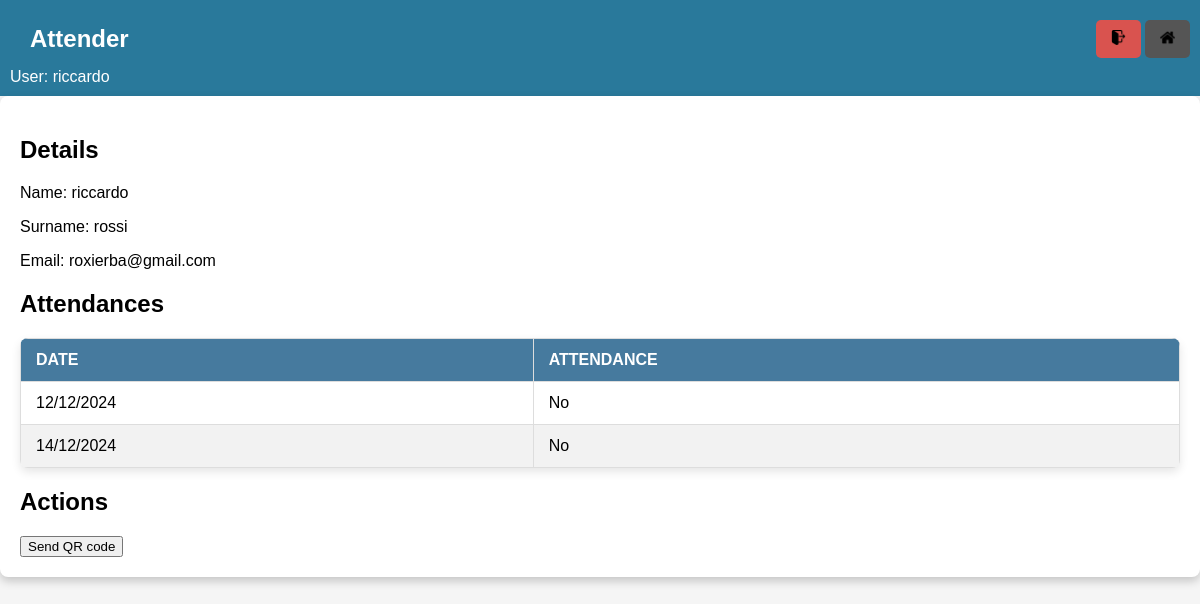
The page /attenders/1/ (signed in) on the database as committed earlier.
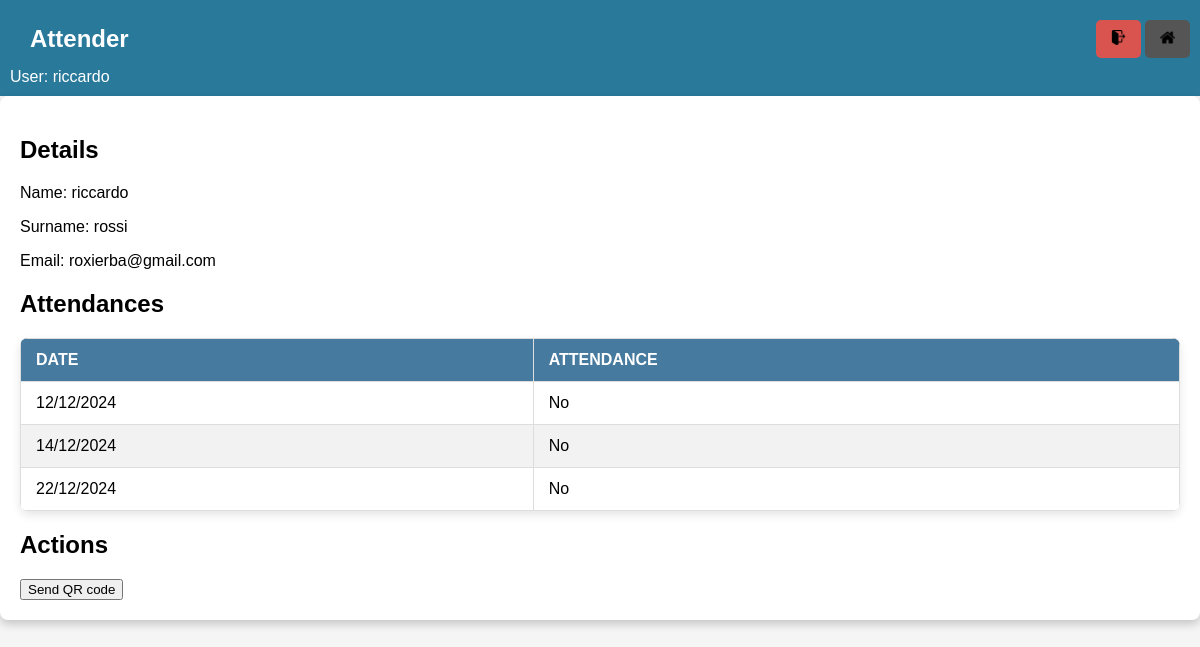
The same page on the database as committed later.
### checker/models.py (models this page shows, shortened)
class Event(models.Model):
    name = models.CharField(max_length=255)
    date = models.DateField()
    location = models.CharField(max_length=255, blank=True)
    def __str__(self):
        return f"{self.date.strftime('%d/%m/%Y')}"

### checker/views.py (the view)
# urls.py: path('attenders/<int:pk>/', views.attender_overview, name='attender_overview'),
@login_required
def attender_overview(request, pk):
    attender = Attender.objects.get(pk=pk)
    context = {
        "attender": attender,
        "events" : Event.objects.all().order_by("date"),
        "attendances" : [a.event for a in Attendance.objects.all().filter(user=attender)]
    }
    return render(request, "attender.html", context=context)

### templates/attender.html (shortened to what this page needs)
{% extends 'base.html' %}
{% block header %}
    Attender
{% endblock %}
{% block content %}
    <h2>Details</h2>
    <p>Name: {{ attender.name }}</p>
    <p>Surname: {{ attender.surname }}</p>
    <p>Email: {{ attender.email }}</p>
    <h2>Attendances</h2>
    <table>
        <thead>
            <tr>
                <th>Date</th>
                <th>Attendance</th>
            </tr>
        </thead>
        <tbody>
            {% for event in events %}
                <tr>
                    <td>{{ event }}</td>
                    {% if event in attendances %}
                        <td>Yes</td>
                    {% else %}
                        <td>No</td>
                    {% endif %}
                </tr>
            {% endfor %}
        </tbody>
    </table>
    <h2>Actions</h2>
    <button id="send-qr">Send QR code</button>
{% endblock %}

Rows that differ between the two databases and show on the page:
added Event: date "22/12/2024"
